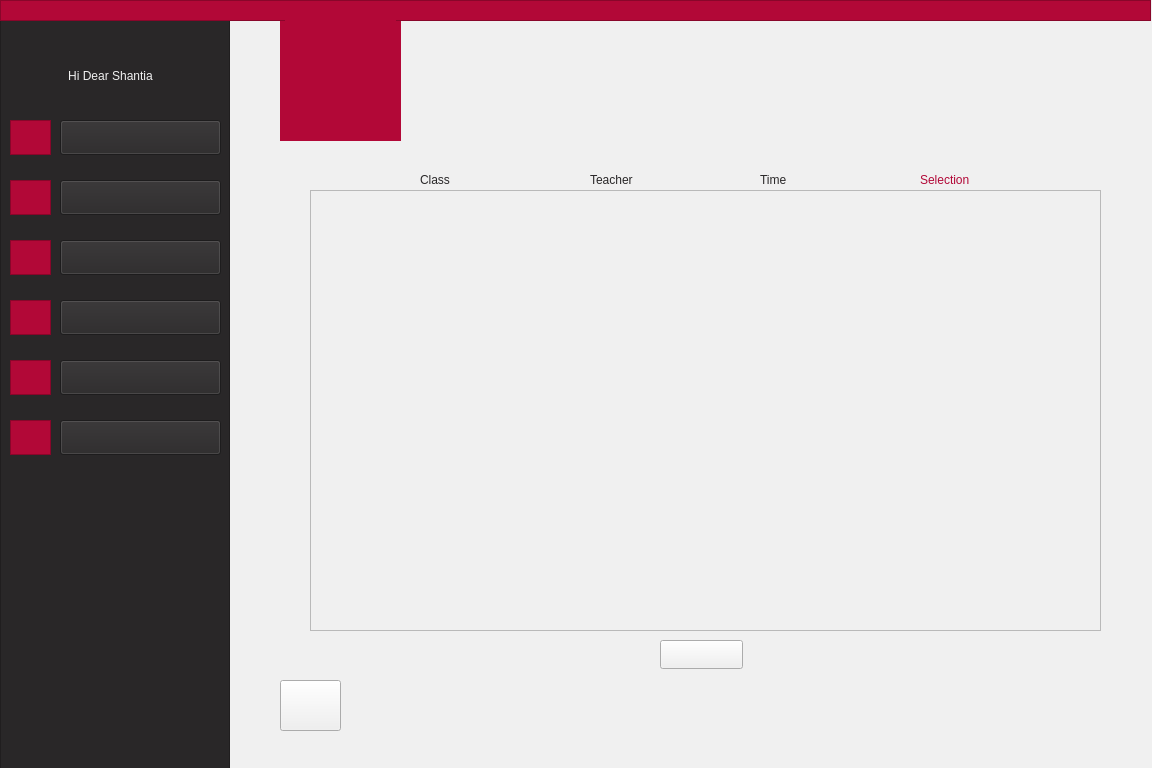
<?xml version="1.0" encoding="UTF-8"?>
<ui version="4.0">
 <class>StudentEnrolment</class>
 <widget class="QWidget" name="StudentEnrolment">
  <property name="geometry">
   <rect>
    <x>0</x>
    <y>0</y>
    <width>1152</width>
    <height>768</height>
   </rect>
  </property>
  <property name="minimumSize">
   <size>
    <width>1152</width>
    <height>768</height>
   </size>
  </property>
  <property name="windowTitle">
   <string>Form</string>
  </property>
  <property name="styleSheet">
   <string notr="true">background-color: rgb(240, 240, 240);</string>
  </property>
  <widget class="QLabel" name="label">
   <property name="geometry">
    <rect>
     <x>280</x>
     <y>20</y>
     <width>121</width>
     <height>121</height>
    </rect>
   </property>
   <property name="styleSheet">
    <string notr="true">background-color: rgb(178, 8, 55);
border-color: rgb(178, 8, 55);
</string>
   </property>
   <property name="text">
    <string/>
   </property>
   <property name="pixmap">
    <pixmap>:/AjaxLogo/filename.jpg</pixmap>
   </property>
   <property name="scaledContents">
    <bool>true</bool>
   </property>
   <property name="alignment">
    <set>Qt::AlignCenter</set>
   </property>
  </widget>
  <widget class="QLabel" name="label_9">
   <property name="geometry">
    <rect>
     <x>285</x>
     <y>20</y>
     <width>111</width>
     <height>111</height>
    </rect>
   </property>
   <property name="styleSheet">
    <string notr="true">background-color: rgb(178, 8, 55);</string>
   </property>
   <property name="text">
    <string/>
   </property>
   <property name="pixmap">
    <pixmap resource="pictures.qrc">:/logo/filename.jpg</pixmap>
   </property>
   <property name="scaledContents">
    <bool>true</bool>
   </property>
  </widget>
  <widget class="QLabel" name="label_14">
   <property name="geometry">
    <rect>
     <x>280</x>
     <y>680</y>
     <width>41</width>
     <height>46</height>
    </rect>
   </property>
   <property name="styleSheet">
    <string>font: 9pt &quot;Montserrat&quot;;
color: rgb(178, 8, 55);</string>
   </property>
   <property name="text">
    <string/>
   </property>
   <property name="pixmap">
    <pixmap resource="arrowIcon.qrc">:/new/prefix1/icons8-left-arrow-50.png</pixmap>
   </property>
   <property name="scaledContents">
    <bool>true</bool>
   </property>
  </widget>
  <widget class="QScrollArea" name="scrollArea">
   <property name="geometry">
    <rect>
     <x>310</x>
     <y>190</y>
     <width>791</width>
     <height>441</height>
    </rect>
   </property>
   <property name="widgetResizable">
    <bool>true</bool>
   </property>
   <widget class="QWidget" name="scrollAreaWidgetContents">
    <property name="geometry">
     <rect>
      <x>0</x>
      <y>0</y>
      <width>789</width>
      <height>439</height>
     </rect>
    </property>
    <layout class="QVBoxLayout" name="verticalLayout_3">
     <item>
      <layout class="QVBoxLayout" name="verticalLayout_2"/>
     </item>
    </layout>
   </widget>
  </widget>
  <widget class="QPushButton" name="backToMenu">
   <property name="geometry">
    <rect>
     <x>280</x>
     <y>680</y>
     <width>61</width>
     <height>51</height>
    </rect>
   </property>
   <property name="text">
    <string/>
   </property>
  </widget>
  <widget class="QFrame" name="frame_2">
   <property name="geometry">
    <rect>
     <x>0</x>
     <y>20</y>
     <width>230</width>
     <height>768</height>
    </rect>
   </property>
   <property name="styleSheet">
    <string notr="true">background-color: rgb(41, 39, 40);
border-color: rgb(41, 39, 40);</string>
   </property>
   <property name="frameShape">
    <enum>QFrame::StyledPanel</enum>
   </property>
   <property name="frameShadow">
    <enum>QFrame::Raised</enum>
   </property>
   <widget class="QPushButton" name="pushButton">
    <property name="geometry">
     <rect>
      <x>60</x>
      <y>100</y>
      <width>161</width>
      <height>35</height>
     </rect>
    </property>
    <property name="styleSheet">
     <string notr="true">font: 11pt &quot;Montserrat&quot;;
</string>
    </property>
    <property name="text">
     <string/>
    </property>
   </widget>
   <widget class="QPushButton" name="pushButton_2">
    <property name="geometry">
     <rect>
      <x>60</x>
      <y>160</y>
      <width>161</width>
      <height>35</height>
     </rect>
    </property>
    <property name="styleSheet">
     <string notr="true">font: 11pt &quot;Montserrat&quot;;
</string>
    </property>
    <property name="text">
     <string/>
    </property>
   </widget>
   <widget class="QPushButton" name="pushButton_3">
    <property name="geometry">
     <rect>
      <x>60</x>
      <y>220</y>
      <width>161</width>
      <height>35</height>
     </rect>
    </property>
    <property name="styleSheet">
     <string notr="true">font: 11pt &quot;Montserrat&quot;;
</string>
    </property>
    <property name="text">
     <string/>
    </property>
   </widget>
   <widget class="QPushButton" name="pushButton_4">
    <property name="geometry">
     <rect>
      <x>60</x>
      <y>280</y>
      <width>161</width>
      <height>35</height>
     </rect>
    </property>
    <property name="styleSheet">
     <string notr="true">font: 11pt &quot;Montserrat&quot;;
</string>
    </property>
    <property name="text">
     <string/>
    </property>
   </widget>
   <widget class="QFrame" name="frame_3">
    <property name="geometry">
     <rect>
      <x>10</x>
      <y>100</y>
      <width>41</width>
      <height>35</height>
     </rect>
    </property>
    <property name="styleSheet">
     <string notr="true">background-color: rgb(178, 8, 55);
border-color: rgb(178, 8, 55);</string>
    </property>
    <property name="frameShape">
     <enum>QFrame::StyledPanel</enum>
    </property>
    <property name="frameShadow">
     <enum>QFrame::Raised</enum>
    </property>
    <widget class="QLabel" name="label_21">
     <property name="geometry">
      <rect>
       <x>5</x>
       <y>2</y>
       <width>31</width>
       <height>31</height>
      </rect>
     </property>
     <property name="styleSheet">
      <string notr="true"/>
     </property>
     <property name="text">
      <string/>
     </property>
     <property name="pixmap">
      <pixmap resource="icon.qrc">:/icon/profile.png</pixmap>
     </property>
     <property name="scaledContents">
      <bool>true</bool>
     </property>
    </widget>
   </widget>
   <widget class="QFrame" name="frame_5">
    <property name="geometry">
     <rect>
      <x>10</x>
      <y>160</y>
      <width>41</width>
      <height>35</height>
     </rect>
    </property>
    <property name="cursor">
     <cursorShape>ArrowCursor</cursorShape>
    </property>
    <property name="styleSheet">
     <string notr="true">background-color: rgb(178, 8, 55);
border-color: rgb(178, 8, 55);</string>
    </property>
    <property name="frameShape">
     <enum>QFrame::StyledPanel</enum>
    </property>
    <property name="frameShadow">
     <enum>QFrame::Raised</enum>
    </property>
    <widget class="QLabel" name="label_20">
     <property name="geometry">
      <rect>
       <x>5</x>
       <y>2</y>
       <width>31</width>
       <height>31</height>
      </rect>
     </property>
     <property name="text">
      <string/>
     </property>
     <property name="pixmap">
      <pixmap resource="icon.qrc">:/icon/message.png</pixmap>
     </property>
     <property name="scaledContents">
      <bool>true</bool>
     </property>
    </widget>
   </widget>
   <widget class="QFrame" name="frame_6">
    <property name="geometry">
     <rect>
      <x>10</x>
      <y>220</y>
      <width>41</width>
      <height>35</height>
     </rect>
    </property>
    <property name="styleSheet">
     <string notr="true">background-color: rgb(178, 8, 55);
border-color: rgb(178, 8, 55);</string>
    </property>
    <property name="frameShape">
     <enum>QFrame::StyledPanel</enum>
    </property>
    <property name="frameShadow">
     <enum>QFrame::Raised</enum>
    </property>
    <widget class="QLabel" name="label_11">
     <property name="geometry">
      <rect>
       <x>5</x>
       <y>2</y>
       <width>31</width>
       <height>31</height>
      </rect>
     </property>
     <property name="text">
      <string/>
     </property>
     <property name="pixmap">
      <pixmap resource="icon.qrc">:/icon/schedule.png</pixmap>
     </property>
     <property name="scaledContents">
      <bool>true</bool>
     </property>
    </widget>
   </widget>
   <widget class="QFrame" name="frame_7">
    <property name="geometry">
     <rect>
      <x>10</x>
      <y>280</y>
      <width>41</width>
      <height>35</height>
     </rect>
    </property>
    <property name="styleSheet">
     <string notr="true">background-color: rgb(178, 8, 55);
border-color: rgb(178, 8, 55);</string>
    </property>
    <property name="frameShape">
     <enum>QFrame::StyledPanel</enum>
    </property>
    <property name="frameShadow">
     <enum>QFrame::Raised</enum>
    </property>
    <widget class="QLabel" name="label_7">
     <property name="geometry">
      <rect>
       <x>5</x>
       <y>2</y>
       <width>31</width>
       <height>31</height>
      </rect>
     </property>
     <property name="text">
      <string/>
     </property>
     <property name="pixmap">
      <pixmap resource="term-management-icon.qrc">:/icons/icons8-web-64.png</pixmap>
     </property>
     <property name="scaledContents">
      <bool>true</bool>
     </property>
    </widget>
   </widget>
   <widget class="QLabel" name="label_2">
    <property name="geometry">
     <rect>
      <x>20</x>
      <y>40</y>
      <width>181</width>
      <height>31</height>
     </rect>
    </property>
    <property name="styleSheet">
     <string notr="true">font: 11pt &quot;Montserrat&quot;;
color: rgb(240, 240, 240);</string>
    </property>
    <property name="text">
     <string>Hi Dear Shantia</string>
    </property>
    <property name="alignment">
     <set>Qt::AlignCenter</set>
    </property>
   </widget>
   <widget class="QLabel" name="label_3">
    <property name="geometry">
     <rect>
      <x>110</x>
      <y>100</y>
      <width>71</width>
      <height>30</height>
     </rect>
    </property>
    <property name="autoFillBackground">
     <bool>false</bool>
    </property>
    <property name="styleSheet">
     <string notr="true">font: 11pt &quot;Montserrat&quot;;
color: rgb(240, 240, 240);</string>
    </property>
    <property name="lineWidth">
     <number>0</number>
    </property>
    <property name="text">
     <string>Profile</string>
    </property>
    <property name="alignment">
     <set>Qt::AlignCenter</set>
    </property>
   </widget>
   <widget class="QLabel" name="label_4">
    <property name="geometry">
     <rect>
      <x>90</x>
      <y>160</y>
      <width>111</width>
      <height>30</height>
     </rect>
    </property>
    <property name="styleSheet">
     <string notr="true">font: 11pt &quot;Montserrat&quot;;
color: rgb(240, 240, 240);</string>
    </property>
    <property name="text">
     <string>Messages</string>
    </property>
    <property name="alignment">
     <set>Qt::AlignCenter</set>
    </property>
   </widget>
   <widget class="QLabel" name="label_5">
    <property name="geometry">
     <rect>
      <x>60</x>
      <y>220</y>
      <width>161</width>
      <height>30</height>
     </rect>
    </property>
    <property name="styleSheet">
     <string notr="true">font: 11pt &quot;Montserrat&quot;;
color: rgb(240, 240, 240);</string>
    </property>
    <property name="text">
     <string>Weekly Schedule</string>
    </property>
    <property name="alignment">
     <set>Qt::AlignCenter</set>
    </property>
   </widget>
   <widget class="QFrame" name="frame_15">
    <property name="geometry">
     <rect>
      <x>10</x>
      <y>400</y>
      <width>41</width>
      <height>35</height>
     </rect>
    </property>
    <property name="styleSheet">
     <string notr="true">background-color: rgb(178, 8, 55);
border-color: rgb(178, 8, 55);</string>
    </property>
    <property name="frameShape">
     <enum>QFrame::StyledPanel</enum>
    </property>
    <property name="frameShadow">
     <enum>QFrame::Raised</enum>
    </property>
    <widget class="QLabel" name="label_22">
     <property name="geometry">
      <rect>
       <x>5</x>
       <y>2</y>
       <width>31</width>
       <height>31</height>
      </rect>
     </property>
     <property name="text">
      <string/>
     </property>
     <property name="pixmap">
      <pixmap resource="term-management-icon.qrc">:/icons/icons8-survey-50.png</pixmap>
     </property>
     <property name="scaledContents">
      <bool>true</bool>
     </property>
    </widget>
   </widget>
   <widget class="QPushButton" name="pushButton_7">
    <property name="geometry">
     <rect>
      <x>60</x>
      <y>400</y>
      <width>161</width>
      <height>35</height>
     </rect>
    </property>
    <property name="styleSheet">
     <string notr="true">font: 11pt &quot;Montserrat&quot;;
</string>
    </property>
    <property name="text">
     <string/>
    </property>
   </widget>
   <widget class="QPushButton" name="pushButton_6">
    <property name="geometry">
     <rect>
      <x>60</x>
      <y>340</y>
      <width>161</width>
      <height>35</height>
     </rect>
    </property>
    <property name="styleSheet">
     <string notr="true">font: 11pt &quot;Montserrat&quot;;
</string>
    </property>
    <property name="text">
     <string/>
    </property>
   </widget>
   <widget class="QFrame" name="frame_16">
    <property name="geometry">
     <rect>
      <x>10</x>
      <y>340</y>
      <width>41</width>
      <height>35</height>
     </rect>
    </property>
    <property name="styleSheet">
     <string notr="true">background-color: rgb(178, 8, 55);
border-color: rgb(178, 8, 55);</string>
    </property>
    <property name="frameShape">
     <enum>QFrame::StyledPanel</enum>
    </property>
    <property name="frameShadow">
     <enum>QFrame::Raised</enum>
    </property>
    <widget class="QLabel" name="label_10">
     <property name="geometry">
      <rect>
       <x>5</x>
       <y>2</y>
       <width>31</width>
       <height>31</height>
      </rect>
     </property>
     <property name="text">
      <string/>
     </property>
     <property name="pixmap">
      <pixmap resource="term-management-icon.qrc">:/icons/icons8-view-headline-50.png</pixmap>
     </property>
     <property name="scaledContents">
      <bool>true</bool>
     </property>
    </widget>
   </widget>
   <widget class="QLabel" name="label_6">
    <property name="geometry">
     <rect>
      <x>95</x>
      <y>290</y>
      <width>111</width>
      <height>20</height>
     </rect>
    </property>
    <property name="styleSheet">
     <string notr="true">font: 11pt &quot;Montserrat&quot;;
color: rgb(240, 240, 240);</string>
    </property>
    <property name="text">
     <string>Enrollment</string>
    </property>
   </widget>
   <widget class="QLabel" name="label_23">
    <property name="geometry">
     <rect>
      <x>90</x>
      <y>350</y>
      <width>121</width>
      <height>20</height>
     </rect>
    </property>
    <property name="styleSheet">
     <string notr="true">font: 11pt &quot;Montserrat&quot;;
color: rgb(240, 240, 240);</string>
    </property>
    <property name="text">
     <string>View Scores</string>
    </property>
   </widget>
   <widget class="QLabel" name="label_24">
    <property name="geometry">
     <rect>
      <x>80</x>
      <y>410</y>
      <width>141</width>
      <height>20</height>
     </rect>
    </property>
    <property name="styleSheet">
     <string notr="true">font: 11pt &quot;Montserrat&quot;;
color: rgb(240, 240, 240);</string>
    </property>
    <property name="text">
     <string>Teacher Survey</string>
    </property>
   </widget>
   <zorder>frame_5</zorder>
   <zorder>frame_6</zorder>
   <zorder>frame_7</zorder>
   <zorder>label_2</zorder>
   <zorder>label_3</zorder>
   <zorder>label_4</zorder>
   <zorder>label_5</zorder>
   <zorder>frame_3</zorder>
   <zorder>pushButton</zorder>
   <zorder>pushButton_2</zorder>
   <zorder>pushButton_3</zorder>
   <zorder>frame_15</zorder>
   <zorder>frame_16</zorder>
   <zorder>label_6</zorder>
   <zorder>label_23</zorder>
   <zorder>label_24</zorder>
   <zorder>pushButton_6</zorder>
   <zorder>pushButton_7</zorder>
   <zorder>pushButton_4</zorder>
  </widget>
  <widget class="QFrame" name="frame">
   <property name="geometry">
    <rect>
     <x>0</x>
     <y>0</y>
     <width>1151</width>
     <height>21</height>
    </rect>
   </property>
   <property name="styleSheet">
    <string notr="true">background-color: rgb(178, 8, 55);
border-color: rgb(178, 8, 55);</string>
   </property>
   <property name="frameShape">
    <enum>QFrame::StyledPanel</enum>
   </property>
   <property name="frameShadow">
    <enum>QFrame::Raised</enum>
   </property>
  </widget>
  <widget class="QPushButton" name="pushButton_5">
   <property name="geometry">
    <rect>
     <x>660</x>
     <y>640</y>
     <width>83</width>
     <height>29</height>
    </rect>
   </property>
   <property name="text">
    <string/>
   </property>
  </widget>
  <widget class="QLabel" name="label_8">
   <property name="geometry">
    <rect>
     <x>670</x>
     <y>645</y>
     <width>63</width>
     <height>20</height>
    </rect>
   </property>
   <property name="styleSheet">
    <string notr="true">color: rgb(178, 8, 55);
font: 9pt &quot;Montserrat&quot;;</string>
   </property>
   <property name="text">
    <string>Apply</string>
   </property>
   <property name="alignment">
    <set>Qt::AlignCenter</set>
   </property>
  </widget>
  <widget class="QLabel" name="label_12">
   <property name="geometry">
    <rect>
     <x>420</x>
     <y>170</y>
     <width>63</width>
     <height>20</height>
    </rect>
   </property>
   <property name="styleSheet">
    <string notr="true">font: 10pt &quot;Montserrat&quot;;
color: rgb(41, 39, 40);</string>
   </property>
   <property name="text">
    <string>Class</string>
   </property>
  </widget>
  <widget class="QLabel" name="label_13">
   <property name="geometry">
    <rect>
     <x>590</x>
     <y>170</y>
     <width>81</width>
     <height>20</height>
    </rect>
   </property>
   <property name="styleSheet">
    <string notr="true">font: 10pt &quot;Montserrat&quot;;
color: rgb(41, 39, 40);</string>
   </property>
   <property name="text">
    <string>Teacher</string>
   </property>
  </widget>
  <widget class="QLabel" name="label_15">
   <property name="geometry">
    <rect>
     <x>760</x>
     <y>170</y>
     <width>51</width>
     <height>20</height>
    </rect>
   </property>
   <property name="styleSheet">
    <string notr="true">font: 10pt &quot;Montserrat&quot;;
color: rgb(41, 39, 40);</string>
   </property>
   <property name="text">
    <string>Time</string>
   </property>
  </widget>
  <widget class="QLabel" name="label_16">
   <property name="geometry">
    <rect>
     <x>920</x>
     <y>170</y>
     <width>91</width>
     <height>20</height>
    </rect>
   </property>
   <property name="styleSheet">
    <string notr="true">font: 10pt &quot;Montserrat&quot;;
color: rgb(178, 8, 55);</string>
   </property>
   <property name="text">
    <string>Selection</string>
   </property>
  </widget>
  <zorder>label</zorder>
  <zorder>label_14</zorder>
  <zorder>scrollArea</zorder>
  <zorder>backToMenu</zorder>
  <zorder>frame_2</zorder>
  <zorder>frame</zorder>
  <zorder>label_9</zorder>
  <zorder>label_8</zorder>
  <zorder>pushButton_5</zorder>
  <zorder>label_12</zorder>
  <zorder>label_13</zorder>
  <zorder>label_15</zorder>
  <zorder>label_16</zorder>
 </widget>
 <resources>
  <include location="term-management-icon.qrc"/>
  <include location="icon.qrc"/>
  <include location="pictures.qrc"/>
  <include location="arrowIcon.qrc"/>
 </resources>
 <connections/>
</ui>
